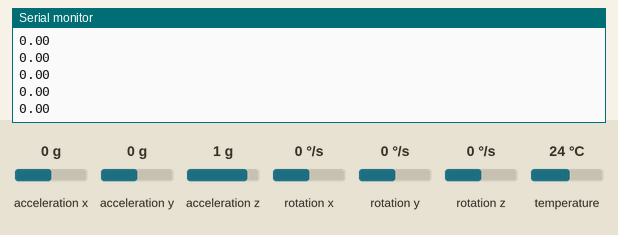
The sketch below on a simulated Arduino Leonardo, built with avr-gcc and run on an emulated ATmega32U4. Shown: the last lines printed to the serial monitor. The test bench sets the inputs (shaded band); at power-on: acceleration x 0 g, acceleration y 0 g, acceleration z 1 g, rotation x 0 °/s, rotation y 0 °/s, rotation z 0 °/s, temperature 24 °C.

Above: at 1.3 s.
1.4 s: acceleration x set to -1.4 g
At 2.1 s:
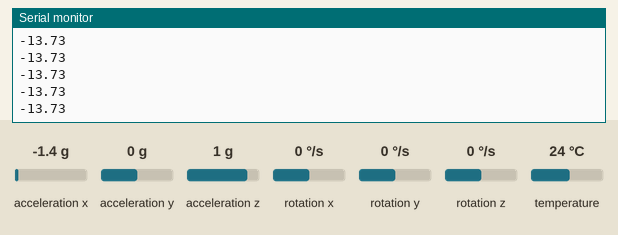
2.9 s: acceleration x set to -0.8 g
At 4.0 s:
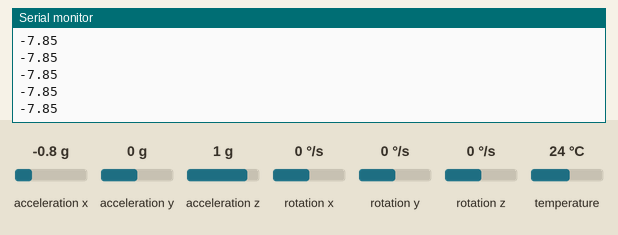
Timing chart, 0 to 5.9 s (numbered marks = the images above; inputs shaded):
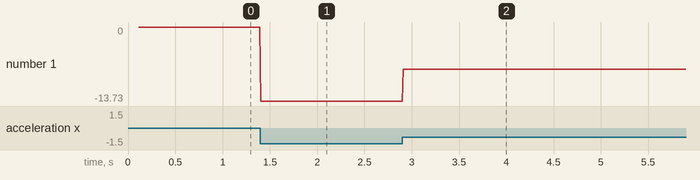

The sketch:

imu.ino
```cpp
// Basic demo for accelerometer readings from Adafruit MPU6050

#include <Adafruit_MPU6050.h>
#include <Adafruit_Sensor.h>
#include <Wire.h>

Adafruit_MPU6050 mpu;

float data[6];

void setup(void) {
  Serial.begin(115200);
  while (!Serial) {
    delay(10);  // will pause Zero, Leonardo, etc until serial console opens
  }

  // Try to initialize!
  if (!mpu.begin()) {
    Serial.println("Failed to find MPU6050 chip");
    while (1) {
      delay(10);
    }
  }

  mpu.setAccelerometerRange(MPU6050_RANGE_16_G);
  mpu.setGyroRange(MPU6050_RANGE_250_DEG);
  mpu.setFilterBandwidth(MPU6050_BAND_21_HZ);
  Serial.println("");
  delay(100);
}

void loop() {

  /* Get new sensor events with the readings */
  sensors_event_t a, g, temp;
  mpu.getEvent(&a, &g, &temp);
  data[0] = a.acceleration.x;
  data[1] = a.acceleration.y;
  data[2] = a.acceleration.z;
  data[3] = a.gyro.x;
  data[4] = a.gyro.y;
  data[5] = a.gyro.z;
  /* Print out the values */
  // Serial.print("AccelX:");
  // Serial.print(a.acceleration.x);
  // Serial.print(",");
  // Serial.print("AccelY:");
  // Serial.print(a.acceleration.y);
  // Serial.print(",");
  // Serial.print("AccelZ:");
  // Serial.print(a.acceleration.z);
  // Serial.print(", ");
  // Serial.print("GyroX:");
  // Serial.print(g.gyro.x);
  // Serial.print(",");
  // Serial.print("GyroY:");
  // Serial.print(g.gyro.y);
  // Serial.print(",");
  // Serial.print("GyroZ:");
  // Serial.print(g.gyro.z);
  Serial.println(data[0] );

  delay(10);
}
```

Measured:
- after the input at 1.4 s, the serial monitor: prints a new line at once (image 1)
- after the input at 2.9 s, the serial monitor: prints a new line at once (image 2)
- plotted number 1: 0 → -13.73 after the input at 1.4 s, -13.73 → -7.85 after the input at 2.9 s
